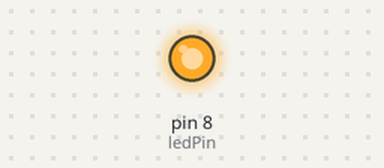
A sketch run on a simulated Arduino Uno, built with avr-gcc and run on an emulated ATmega328P. Shown: output pins drawn as LEDs (lit = HIGH).

Above: at 5.0 s.
At 12.5 s:
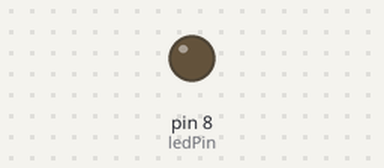
Timing chart, 0 to 19.5 s (numbered marks = the images above):
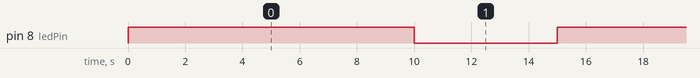

Measured:
- by itself, pin 8 (ledPin): alternates HIGH for 10.0 s and LOW for 5.0 s

The sketch:

LIGAR_LED.ino
```cpp
/*
CGS arduino
CURSO ARDUINO - CIENCIA DA COMPUTAÇÃO- URI FW
AQUECIMENTO
*/


int ledPin = 8;
void setup(){
  pinMode (ledPin, OUTPUT); //O PINO DO LED SERA DE SAIDA
}
void loop (){
  digitalWrite (ledPin, HIGH); //MANDA ENERGIA PARA O PINO 13
  delay (10000); //aguarda 1s
  digitalWrite(ledPin, LOW); //DESLIGA A ENERGIA
  delay (5000); //AGUARDA 1S
}
```
